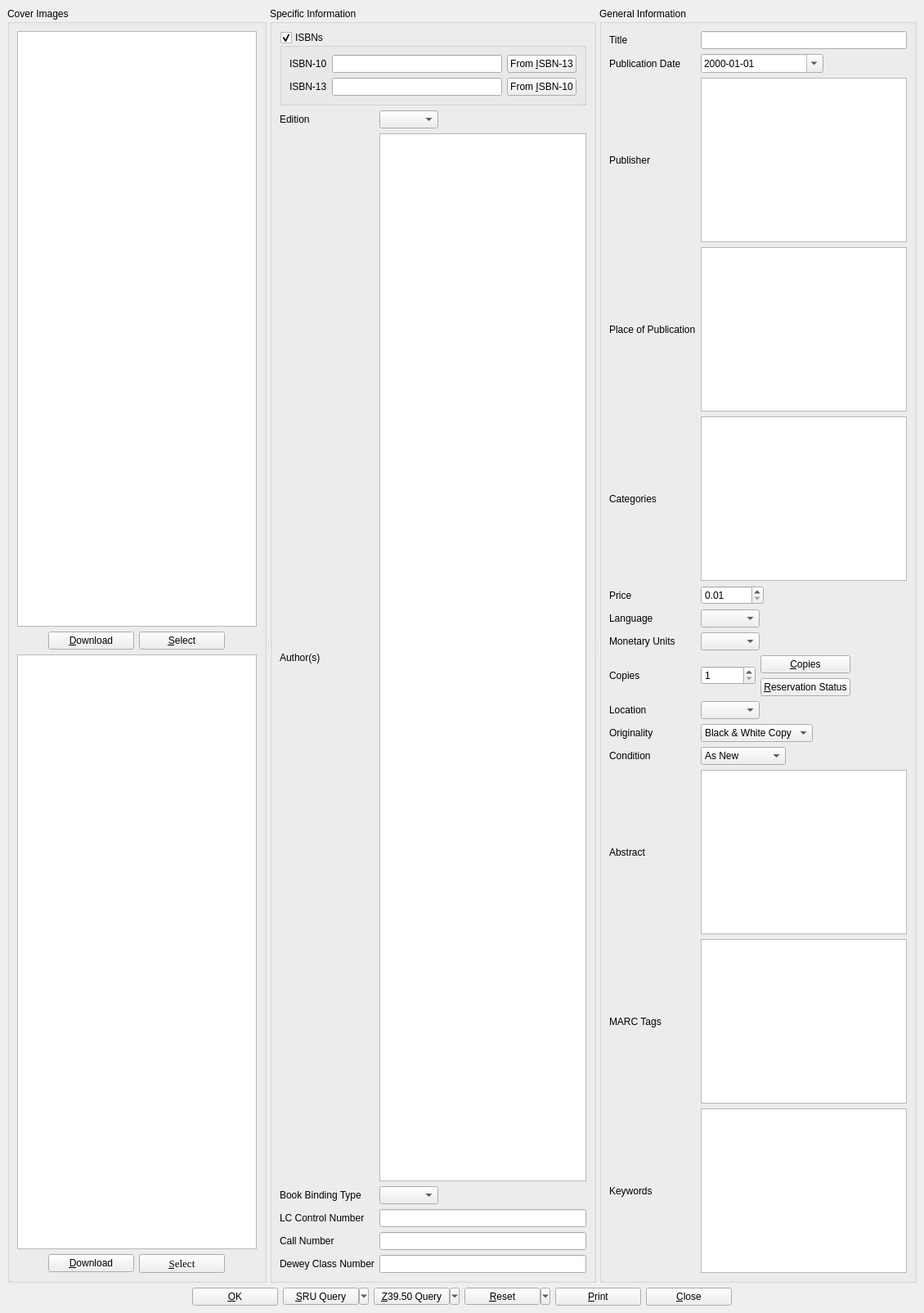
<?xml version="1.0" encoding="UTF-8"?>
<ui version="4.0">
 <class>informationDialog</class>
 <widget class="QMainWindow" name="informationDialog">
  <property name="geometry">
   <rect>
    <x>0</x>
    <y>0</y>
    <width>1130</width>
    <height>1605</height>
   </rect>
  </property>
  <property name="windowTitle">
   <string>BiblioteQ</string>
  </property>
  <property name="windowIcon">
   <iconset resource="../Icons/icons.qrc">
    <normaloff>:/book.png</normaloff>:/book.png</iconset>
  </property>
  <widget class="QWidget" name="centralwidget">
   <layout class="QVBoxLayout">
    <item>
     <widget class="QScrollArea" name="scrollArea">
      <property name="frameShape">
       <enum>QFrame::NoFrame</enum>
      </property>
      <property name="widgetResizable">
       <bool>true</bool>
      </property>
      <widget class="QWidget" name="scrollAreaWidgetContents">
       <property name="geometry">
        <rect>
         <x>0</x>
         <y>0</y>
         <width>1112</width>
         <height>1545</height>
        </rect>
       </property>
       <layout class="QVBoxLayout" name="verticalLayout_2">
        <property name="spacing">
         <number>0</number>
        </property>
        <property name="leftMargin">
         <number>0</number>
        </property>
        <property name="topMargin">
         <number>0</number>
        </property>
        <property name="rightMargin">
         <number>0</number>
        </property>
        <property name="bottomMargin">
         <number>0</number>
        </property>
        <item>
         <widget class="QSplitter" name="splitter">
          <property name="orientation">
           <enum>Qt::Horizontal</enum>
          </property>
          <widget class="QGroupBox" name="coverImages">
           <property name="title">
            <string>Cover Images</string>
           </property>
           <layout class="QVBoxLayout">
            <item>
             <widget class="biblioteq_image_drop_site" name="front_image">
              <property name="minimumSize">
               <size>
                <width>150</width>
                <height>200</height>
               </size>
              </property>
              <property name="toolTip">
               <string>Front Cover Image</string>
              </property>
             </widget>
            </item>
            <item>
             <layout class="QHBoxLayout">
              <item>
               <spacer>
                <property name="orientation">
                 <enum>Qt::Horizontal</enum>
                </property>
                <property name="sizeHint" stdset="0">
                 <size>
                  <width>40</width>
                  <height>20</height>
                 </size>
                </property>
               </spacer>
              </item>
              <item>
               <widget class="QPushButton" name="dwnldFront">
                <property name="minimumSize">
                 <size>
                  <width>105</width>
                  <height>0</height>
                 </size>
                </property>
                <property name="text">
                 <string>&amp;Download</string>
                </property>
                <property name="icon">
                 <iconset resource="../Icons/icons.qrc">
                  <normaloff>:/16x16/down.png</normaloff>:/16x16/down.png</iconset>
                </property>
               </widget>
              </item>
              <item>
               <widget class="QPushButton" name="frontButton">
                <property name="minimumSize">
                 <size>
                  <width>105</width>
                  <height>0</height>
                 </size>
                </property>
                <property name="text">
                 <string>&amp;Select</string>
                </property>
                <property name="icon">
                 <iconset resource="../Icons/icons.qrc">
                  <normaloff>:/16x16/fileopen.png</normaloff>:/16x16/fileopen.png</iconset>
                </property>
               </widget>
              </item>
              <item>
               <spacer>
                <property name="orientation">
                 <enum>Qt::Horizontal</enum>
                </property>
                <property name="sizeHint" stdset="0">
                 <size>
                  <width>40</width>
                  <height>20</height>
                 </size>
                </property>
               </spacer>
              </item>
             </layout>
            </item>
            <item>
             <widget class="biblioteq_image_drop_site" name="back_image">
              <property name="minimumSize">
               <size>
                <width>150</width>
                <height>200</height>
               </size>
              </property>
              <property name="toolTip">
               <string>Back Cover Image</string>
              </property>
             </widget>
            </item>
            <item>
             <layout class="QHBoxLayout">
              <item>
               <spacer>
                <property name="orientation">
                 <enum>Qt::Horizontal</enum>
                </property>
                <property name="sizeHint" stdset="0">
                 <size>
                  <width>40</width>
                  <height>20</height>
                 </size>
                </property>
               </spacer>
              </item>
              <item>
               <widget class="QPushButton" name="dwnldBack">
                <property name="minimumSize">
                 <size>
                  <width>105</width>
                  <height>0</height>
                 </size>
                </property>
                <property name="text">
                 <string>&amp;Download</string>
                </property>
                <property name="icon">
                 <iconset resource="../Icons/icons.qrc">
                  <normaloff>:/16x16/down.png</normaloff>:/16x16/down.png</iconset>
                </property>
               </widget>
              </item>
              <item>
               <widget class="QPushButton" name="backButton">
                <property name="minimumSize">
                 <size>
                  <width>105</width>
                  <height>0</height>
                 </size>
                </property>
                <property name="font">
                 <font>
                  <family>Times</family>
                  <pointsize>10</pointsize>
                 </font>
                </property>
                <property name="text">
                 <string>&amp;Select</string>
                </property>
                <property name="icon">
                 <iconset resource="../Icons/icons.qrc">
                  <normaloff>:/16x16/fileopen.png</normaloff>:/16x16/fileopen.png</iconset>
                </property>
               </widget>
              </item>
              <item>
               <spacer>
                <property name="orientation">
                 <enum>Qt::Horizontal</enum>
                </property>
                <property name="sizeHint" stdset="0">
                 <size>
                  <width>40</width>
                  <height>20</height>
                 </size>
                </property>
               </spacer>
              </item>
             </layout>
            </item>
           </layout>
          </widget>
          <widget class="QGroupBox" name="specificGroup">
           <property name="title">
            <string>Specific Information</string>
           </property>
           <layout class="QVBoxLayout" name="verticalLayout">
            <item>
             <widget class="QGroupBox" name="isbnAvailableCheckBox">
              <property name="title">
               <string>ISBNs</string>
              </property>
              <property name="checkable">
               <bool>true</bool>
              </property>
              <layout class="QGridLayout" name="gridLayout_2">
               <item row="0" column="0">
                <widget class="QLabel" name="label">
                 <property name="text">
                  <string>ISBN-10</string>
                 </property>
                </widget>
               </item>
               <item row="0" column="1">
                <layout class="QHBoxLayout" name="horizontalLayout">
                 <item>
                  <widget class="QLineEdit" name="id">
                   <property name="maxLength">
                    <number>32</number>
                   </property>
                  </widget>
                 </item>
                 <item>
                  <widget class="QPushButton" name="isbn13to10">
                   <property name="text">
                    <string>From &amp;ISBN-13</string>
                   </property>
                   <property name="icon">
                    <iconset resource="../Icons/icons.qrc">
                     <normaloff>:/16x16/convert.png</normaloff>:/16x16/convert.png</iconset>
                   </property>
                  </widget>
                 </item>
                </layout>
               </item>
               <item row="1" column="0">
                <widget class="QLabel" name="label_11">
                 <property name="text">
                  <string>ISBN-13</string>
                 </property>
                </widget>
               </item>
               <item row="1" column="1">
                <layout class="QHBoxLayout" name="horizontalLayout_3">
                 <item>
                  <widget class="QLineEdit" name="isbn13">
                   <property name="maxLength">
                    <number>32</number>
                   </property>
                  </widget>
                 </item>
                 <item>
                  <widget class="QPushButton" name="isbn10to13">
                   <property name="text">
                    <string>From &amp;ISBN-10</string>
                   </property>
                   <property name="icon">
                    <iconset resource="../Icons/icons.qrc">
                     <normaloff>:/16x16/convert.png</normaloff>:/16x16/convert.png</iconset>
                   </property>
                  </widget>
                 </item>
                </layout>
               </item>
              </layout>
             </widget>
            </item>
            <item>
             <layout class="QGridLayout" name="gridLayout">
              <item row="0" column="0">
               <widget class="QLabel" name="label_5">
                <property name="text">
                 <string>Edition</string>
                </property>
               </widget>
              </item>
              <item row="0" column="1">
               <layout class="QHBoxLayout">
                <item>
                 <widget class="QComboBox" name="edition">
                  <property name="autoFillBackground">
                   <bool>false</bool>
                  </property>
                  <property name="sizeAdjustPolicy">
                   <enum>QComboBox::AdjustToContents</enum>
                  </property>
                 </widget>
                </item>
                <item>
                 <spacer>
                  <property name="orientation">
                   <enum>Qt::Horizontal</enum>
                  </property>
                  <property name="sizeHint" stdset="0">
                   <size>
                    <width>40</width>
                    <height>20</height>
                   </size>
                  </property>
                 </spacer>
                </item>
               </layout>
              </item>
              <item row="1" column="0">
               <widget class="QLabel" name="label_6">
                <property name="text">
                 <string>Author(s)</string>
                </property>
               </widget>
              </item>
              <item row="1" column="1">
               <widget class="biblioteq_hyperlinked_text_edit" name="author">
                <property name="readOnly">
                 <bool>false</bool>
                </property>
                <property name="textInteractionFlags">
                 <set>Qt::LinksAccessibleByKeyboard|Qt::LinksAccessibleByMouse|Qt::TextBrowserInteraction|Qt::TextEditable|Qt::TextEditorInteraction|Qt::TextSelectableByKeyboard|Qt::TextSelectableByMouse</set>
                </property>
                <property name="openLinks">
                 <bool>false</bool>
                </property>
               </widget>
              </item>
              <item row="2" column="0">
               <widget class="QLabel" name="label_9">
                <property name="text">
                 <string>Book Binding Type</string>
                </property>
               </widget>
              </item>
              <item row="2" column="1">
               <layout class="QHBoxLayout">
                <item>
                 <widget class="QComboBox" name="binding">
                  <property name="layoutDirection">
                   <enum>Qt::LeftToRight</enum>
                  </property>
                  <property name="sizeAdjustPolicy">
                   <enum>QComboBox::AdjustToContents</enum>
                  </property>
                  <property name="frame">
                   <bool>true</bool>
                  </property>
                 </widget>
                </item>
                <item>
                 <spacer>
                  <property name="orientation">
                   <enum>Qt::Horizontal</enum>
                  </property>
                  <property name="sizeHint" stdset="0">
                   <size>
                    <width>40</width>
                    <height>20</height>
                   </size>
                  </property>
                 </spacer>
                </item>
               </layout>
              </item>
              <item row="3" column="0">
               <widget class="QLabel" name="label_12">
                <property name="text">
                 <string>LC Control Number</string>
                </property>
               </widget>
              </item>
              <item row="3" column="1">
               <widget class="QLineEdit" name="lcnum">
                <property name="maxLength">
                 <number>64</number>
                </property>
               </widget>
              </item>
              <item row="4" column="0">
               <widget class="QLabel" name="label_17">
                <property name="text">
                 <string>Call Number</string>
                </property>
               </widget>
              </item>
              <item row="4" column="1">
               <widget class="QLineEdit" name="callnum">
                <property name="maxLength">
                 <number>64</number>
                </property>
               </widget>
              </item>
              <item row="5" column="0">
               <widget class="QLabel" name="label_18">
                <property name="text">
                 <string>Dewey Class Number</string>
                </property>
               </widget>
              </item>
              <item row="5" column="1">
               <widget class="QLineEdit" name="deweynum">
                <property name="maxLength">
                 <number>64</number>
                </property>
               </widget>
              </item>
             </layout>
            </item>
           </layout>
          </widget>
          <widget class="QGroupBox" name="generalGroup">
           <property name="title">
            <string>General Information</string>
           </property>
           <layout class="QGridLayout">
            <item row="6" column="0">
             <widget class="QLabel" name="label_3">
              <property name="text">
               <string>Language</string>
              </property>
             </widget>
            </item>
            <item row="6" column="1">
             <layout class="QHBoxLayout">
              <item>
               <widget class="QComboBox" name="language">
                <property name="sizeAdjustPolicy">
                 <enum>QComboBox::AdjustToContents</enum>
                </property>
               </widget>
              </item>
              <item>
               <spacer>
                <property name="orientation">
                 <enum>Qt::Horizontal</enum>
                </property>
                <property name="sizeHint" stdset="0">
                 <size>
                  <width>40</width>
                  <height>20</height>
                 </size>
                </property>
               </spacer>
              </item>
             </layout>
            </item>
            <item row="0" column="1">
             <widget class="QLineEdit" name="title"/>
            </item>
            <item row="1" column="0">
             <widget class="QLabel" name="label_13">
              <property name="text">
               <string>Publication Date</string>
              </property>
             </widget>
            </item>
            <item row="1" column="1">
             <layout class="QHBoxLayout">
              <item>
               <widget class="QDateEdit" name="publication_date">
                <property name="sizePolicy">
                 <sizepolicy hsizetype="Expanding" vsizetype="Fixed">
                  <horstretch>0</horstretch>
                  <verstretch>0</verstretch>
                 </sizepolicy>
                </property>
                <property name="minimumSize">
                 <size>
                  <width>150</width>
                  <height>0</height>
                 </size>
                </property>
                <property name="displayFormat">
                 <string>yyyy-MM-dd</string>
                </property>
                <property name="calendarPopup">
                 <bool>true</bool>
                </property>
               </widget>
              </item>
              <item>
               <spacer>
                <property name="orientation">
                 <enum>Qt::Horizontal</enum>
                </property>
                <property name="sizeHint" stdset="0">
                 <size>
                  <width>40</width>
                  <height>20</height>
                 </size>
                </property>
               </spacer>
              </item>
             </layout>
            </item>
            <item row="2" column="0">
             <widget class="QLabel" name="label_14">
              <property name="text">
               <string>Publisher</string>
              </property>
             </widget>
            </item>
            <item row="2" column="1">
             <widget class="biblioteq_hyperlinked_text_edit" name="publisher">
              <property name="verticalScrollBarPolicy">
               <enum>Qt::ScrollBarAlwaysOff</enum>
              </property>
              <property name="horizontalScrollBarPolicy">
               <enum>Qt::ScrollBarAlwaysOff</enum>
              </property>
              <property name="tabChangesFocus">
               <bool>true</bool>
              </property>
              <property name="readOnly">
               <bool>false</bool>
              </property>
              <property name="textInteractionFlags">
               <set>Qt::LinksAccessibleByKeyboard|Qt::LinksAccessibleByMouse|Qt::TextBrowserInteraction|Qt::TextEditable|Qt::TextEditorInteraction|Qt::TextSelectableByKeyboard|Qt::TextSelectableByMouse</set>
              </property>
              <property name="openLinks">
               <bool>false</bool>
              </property>
             </widget>
            </item>
            <item row="4" column="0">
             <widget class="QLabel" name="label_15">
              <property name="text">
               <string>Categories</string>
              </property>
             </widget>
            </item>
            <item row="5" column="0">
             <widget class="QLabel" name="label_16">
              <property name="text">
               <string>Price</string>
              </property>
             </widget>
            </item>
            <item row="5" column="1">
             <widget class="QDoubleSpinBox" name="price">
              <property name="sizePolicy">
               <sizepolicy hsizetype="Fixed" vsizetype="Fixed">
                <horstretch>0</horstretch>
                <verstretch>0</verstretch>
               </sizepolicy>
              </property>
              <property name="minimum">
               <double>0.010000000000000</double>
              </property>
              <property name="maximum">
               <double>10000.000000000000000</double>
              </property>
              <property name="singleStep">
               <double>0.010000000000000</double>
              </property>
              <property name="value">
               <double>0.010000000000000</double>
              </property>
             </widget>
            </item>
            <item row="7" column="0">
             <widget class="QLabel" name="label_4">
              <property name="text">
               <string>Monetary Units</string>
              </property>
             </widget>
            </item>
            <item row="7" column="1">
             <widget class="QComboBox" name="monetary_units">
              <property name="sizePolicy">
               <sizepolicy hsizetype="Fixed" vsizetype="Fixed">
                <horstretch>0</horstretch>
                <verstretch>0</verstretch>
               </sizepolicy>
              </property>
              <property name="sizeAdjustPolicy">
               <enum>QComboBox::AdjustToContents</enum>
              </property>
             </widget>
            </item>
            <item row="8" column="1">
             <layout class="QHBoxLayout">
              <item>
               <widget class="QSpinBox" name="quantity">
                <property name="minimum">
                 <number>1</number>
                </property>
                <property name="maximum">
                 <number>999999999</number>
                </property>
                <property name="value">
                 <number>1</number>
                </property>
               </widget>
              </item>
              <item>
               <layout class="QGridLayout">
                <item row="0" column="0">
                 <widget class="QPushButton" name="copiesButton">
                  <property name="text">
                   <string>&amp;Copies</string>
                  </property>
                  <property name="icon">
                   <iconset resource="../Icons/icons.qrc">
                    <normaloff>:/16x16/editcopy.png</normaloff>:/16x16/editcopy.png</iconset>
                  </property>
                 </widget>
                </item>
                <item row="1" column="0">
                 <widget class="QPushButton" name="showUserButton">
                  <property name="text">
                   <string>&amp;Reservation Status</string>
                  </property>
                  <property name="icon">
                   <iconset resource="../Icons/icons.qrc">
                    <normaloff>:/16x16/members.png</normaloff>:/16x16/members.png</iconset>
                  </property>
                 </widget>
                </item>
               </layout>
              </item>
              <item>
               <spacer>
                <property name="orientation">
                 <enum>Qt::Horizontal</enum>
                </property>
                <property name="sizeHint" stdset="0">
                 <size>
                  <width>40</width>
                  <height>20</height>
                 </size>
                </property>
               </spacer>
              </item>
             </layout>
            </item>
            <item row="9" column="0">
             <widget class="QLabel" name="label_10">
              <property name="text">
               <string>Location</string>
              </property>
             </widget>
            </item>
            <item row="9" column="1">
             <layout class="QHBoxLayout">
              <item>
               <widget class="QComboBox" name="location">
                <property name="sizeAdjustPolicy">
                 <enum>QComboBox::AdjustToContents</enum>
                </property>
               </widget>
              </item>
              <item>
               <spacer>
                <property name="orientation">
                 <enum>Qt::Horizontal</enum>
                </property>
                <property name="sizeHint" stdset="0">
                 <size>
                  <width>40</width>
                  <height>20</height>
                 </size>
                </property>
               </spacer>
              </item>
             </layout>
            </item>
            <item row="12" column="0">
             <widget class="QLabel" name="label_7">
              <property name="text">
               <string>Abstract</string>
              </property>
             </widget>
            </item>
            <item row="12" column="1">
             <widget class="QTextEdit" name="description">
              <property name="tabChangesFocus">
               <bool>true</bool>
              </property>
              <property name="acceptRichText">
               <bool>false</bool>
              </property>
             </widget>
            </item>
            <item row="4" column="1">
             <widget class="biblioteq_hyperlinked_text_edit" name="category">
              <property name="tabChangesFocus">
               <bool>true</bool>
              </property>
              <property name="readOnly">
               <bool>false</bool>
              </property>
              <property name="textInteractionFlags">
               <set>Qt::LinksAccessibleByKeyboard|Qt::LinksAccessibleByMouse|Qt::TextBrowserInteraction|Qt::TextEditable|Qt::TextEditorInteraction|Qt::TextSelectableByKeyboard|Qt::TextSelectableByMouse</set>
              </property>
              <property name="openLinks">
               <bool>false</bool>
              </property>
             </widget>
            </item>
            <item row="3" column="0">
             <widget class="QLabel" name="label_20">
              <property name="text">
               <string>Place of Publication</string>
              </property>
             </widget>
            </item>
            <item row="3" column="1">
             <widget class="biblioteq_hyperlinked_text_edit" name="place">
              <property name="tabChangesFocus">
               <bool>true</bool>
              </property>
              <property name="textInteractionFlags">
               <set>Qt::LinksAccessibleByKeyboard|Qt::LinksAccessibleByMouse|Qt::TextBrowserInteraction|Qt::TextEditable|Qt::TextEditorInteraction|Qt::TextSelectableByKeyboard|Qt::TextSelectableByMouse</set>
              </property>
              <property name="openLinks">
               <bool>false</bool>
              </property>
             </widget>
            </item>
            <item row="8" column="0">
             <widget class="QLabel" name="label_8">
              <property name="text">
               <string>Copies</string>
              </property>
             </widget>
            </item>
            <item row="0" column="0">
             <widget class="QLabel" name="label_2">
              <property name="text">
               <string>Title</string>
              </property>
             </widget>
            </item>
            <item row="13" column="0">
             <widget class="QLabel" name="label_19">
              <property name="text">
               <string>MARC Tags</string>
              </property>
             </widget>
            </item>
            <item row="13" column="1">
             <widget class="QTextEdit" name="marc_tags">
              <property name="tabChangesFocus">
               <bool>true</bool>
              </property>
              <property name="acceptRichText">
               <bool>false</bool>
              </property>
             </widget>
            </item>
            <item row="14" column="1">
             <widget class="biblioteq_hyperlinked_text_edit" name="keyword">
              <property name="tabChangesFocus">
               <bool>true</bool>
              </property>
              <property name="readOnly">
               <bool>false</bool>
              </property>
              <property name="textInteractionFlags">
               <set>Qt::LinksAccessibleByKeyboard|Qt::LinksAccessibleByMouse|Qt::TextBrowserInteraction|Qt::TextEditable|Qt::TextEditorInteraction|Qt::TextSelectableByKeyboard|Qt::TextSelectableByMouse</set>
              </property>
              <property name="openLinks">
               <bool>false</bool>
              </property>
             </widget>
            </item>
            <item row="14" column="0">
             <widget class="QLabel" name="label_21">
              <property name="text">
               <string>Keywords</string>
              </property>
             </widget>
            </item>
            <item row="10" column="0">
             <widget class="QLabel" name="label_22">
              <property name="text">
               <string>Originality</string>
              </property>
             </widget>
            </item>
            <item row="10" column="1">
             <layout class="QHBoxLayout" name="_2">
              <item>
               <widget class="QComboBox" name="originality">
                <property name="sizeAdjustPolicy">
                 <enum>QComboBox::AdjustToContents</enum>
                </property>
                <item>
                 <property name="text">
                  <string>Black &amp; White Copy</string>
                 </property>
                </item>
                <item>
                 <property name="text">
                  <string>Color Copy</string>
                 </property>
                </item>
                <item>
                 <property name="text">
                  <string>Original</string>
                 </property>
                </item>
               </widget>
              </item>
              <item>
               <spacer>
                <property name="orientation">
                 <enum>Qt::Horizontal</enum>
                </property>
                <property name="sizeHint" stdset="0">
                 <size>
                  <width>40</width>
                  <height>20</height>
                 </size>
                </property>
               </spacer>
              </item>
             </layout>
            </item>
            <item row="11" column="0">
             <widget class="QLabel" name="label_23">
              <property name="text">
               <string>Condition</string>
              </property>
             </widget>
            </item>
            <item row="11" column="1">
             <layout class="QHBoxLayout" name="horizontalLayout_2">
              <item>
               <widget class="QComboBox" name="condition">
                <property name="sizeAdjustPolicy">
                 <enum>QComboBox::AdjustToContents</enum>
                </property>
                <item>
                 <property name="text">
                  <string>As New</string>
                 </property>
                </item>
                <item>
                 <property name="text">
                  <string>Binding Copy</string>
                 </property>
                </item>
                <item>
                 <property name="text">
                  <string>Book Club</string>
                 </property>
                </item>
                <item>
                 <property name="text">
                  <string>Ex-Library</string>
                 </property>
                </item>
                <item>
                 <property name="text">
                  <string>Fair</string>
                 </property>
                </item>
                <item>
                 <property name="text">
                  <string>Fine</string>
                 </property>
                </item>
                <item>
                 <property name="text">
                  <string>Good</string>
                 </property>
                </item>
                <item>
                 <property name="text">
                  <string>Poor</string>
                 </property>
                </item>
                <item>
                 <property name="text">
                  <string>Very Good</string>
                 </property>
                </item>
               </widget>
              </item>
              <item>
               <spacer name="spacer">
                <property name="orientation">
                 <enum>Qt::Horizontal</enum>
                </property>
                <property name="sizeHint" stdset="0">
                 <size>
                  <width>40</width>
                  <height>20</height>
                 </size>
                </property>
               </spacer>
              </item>
             </layout>
            </item>
           </layout>
          </widget>
         </widget>
        </item>
       </layout>
      </widget>
     </widget>
    </item>
    <item>
     <layout class="QHBoxLayout">
      <item>
       <spacer>
        <property name="orientation">
         <enum>Qt::Horizontal</enum>
        </property>
        <property name="sizeHint" stdset="0">
         <size>
          <width>40</width>
          <height>20</height>
         </size>
        </property>
       </spacer>
      </item>
      <item>
       <widget class="QPushButton" name="okButton">
        <property name="sizePolicy">
         <sizepolicy hsizetype="Fixed" vsizetype="Fixed">
          <horstretch>0</horstretch>
          <verstretch>0</verstretch>
         </sizepolicy>
        </property>
        <property name="minimumSize">
         <size>
          <width>105</width>
          <height>0</height>
         </size>
        </property>
        <property name="text">
         <string>&amp;OK</string>
        </property>
        <property name="icon">
         <iconset resource="../Icons/icons.qrc">
          <normaloff>:/16x16/ok.png</normaloff>:/16x16/ok.png</iconset>
        </property>
       </widget>
      </item>
      <item>
       <widget class="QToolButton" name="sruQueryButton">
        <property name="minimumSize">
         <size>
          <width>105</width>
          <height>0</height>
         </size>
        </property>
        <property name="text">
         <string>&amp;SRU Query</string>
        </property>
        <property name="popupMode">
         <enum>QToolButton::MenuButtonPopup</enum>
        </property>
       </widget>
      </item>
      <item>
       <widget class="QToolButton" name="z3950QueryButton">
        <property name="minimumSize">
         <size>
          <width>105</width>
          <height>0</height>
         </size>
        </property>
        <property name="text">
         <string>&amp;Z39.50 Query</string>
        </property>
        <property name="popupMode">
         <enum>QToolButton::MenuButtonPopup</enum>
        </property>
       </widget>
      </item>
      <item>
       <widget class="QToolButton" name="resetButton">
        <property name="minimumSize">
         <size>
          <width>105</width>
          <height>0</height>
         </size>
        </property>
        <property name="text">
         <string>&amp;Reset</string>
        </property>
        <property name="popupMode">
         <enum>QToolButton::MenuButtonPopup</enum>
        </property>
       </widget>
      </item>
      <item>
       <widget class="QPushButton" name="printButton">
        <property name="minimumSize">
         <size>
          <width>105</width>
          <height>0</height>
         </size>
        </property>
        <property name="text">
         <string>&amp;Print</string>
        </property>
        <property name="icon">
         <iconset resource="../Icons/icons.qrc">
          <normaloff>:/16x16/fileprint.png</normaloff>:/16x16/fileprint.png</iconset>
        </property>
       </widget>
      </item>
      <item>
       <widget class="QPushButton" name="cancelButton">
        <property name="minimumSize">
         <size>
          <width>105</width>
          <height>0</height>
         </size>
        </property>
        <property name="text">
         <string>&amp;Close</string>
        </property>
        <property name="icon">
         <iconset resource="../Icons/icons.qrc">
          <normaloff>:/16x16/cancel.png</normaloff>:/16x16/cancel.png</iconset>
        </property>
       </widget>
      </item>
      <item>
       <spacer>
        <property name="orientation">
         <enum>Qt::Horizontal</enum>
        </property>
        <property name="sizeHint" stdset="0">
         <size>
          <width>40</width>
          <height>20</height>
         </size>
        </property>
       </spacer>
      </item>
     </layout>
    </item>
   </layout>
  </widget>
 </widget>
 <customwidgets>
  <customwidget>
   <class>biblioteq_image_drop_site</class>
   <extends>QGraphicsView</extends>
   <header>biblioteq_image_drop_site.h</header>
  </customwidget>
  <customwidget>
   <class>biblioteq_hyperlinked_text_edit</class>
   <extends>QTextBrowser</extends>
   <header>biblioteq_hyperlinked_text_edit.h</header>
  </customwidget>
 </customwidgets>
 <tabstops>
  <tabstop>scrollArea</tabstop>
  <tabstop>front_image</tabstop>
  <tabstop>dwnldFront</tabstop>
  <tabstop>frontButton</tabstop>
  <tabstop>back_image</tabstop>
  <tabstop>dwnldBack</tabstop>
  <tabstop>backButton</tabstop>
  <tabstop>isbnAvailableCheckBox</tabstop>
  <tabstop>id</tabstop>
  <tabstop>isbn13to10</tabstop>
  <tabstop>isbn13</tabstop>
  <tabstop>isbn10to13</tabstop>
  <tabstop>edition</tabstop>
  <tabstop>author</tabstop>
  <tabstop>binding</tabstop>
  <tabstop>lcnum</tabstop>
  <tabstop>callnum</tabstop>
  <tabstop>deweynum</tabstop>
  <tabstop>title</tabstop>
  <tabstop>publication_date</tabstop>
  <tabstop>publisher</tabstop>
  <tabstop>place</tabstop>
  <tabstop>category</tabstop>
  <tabstop>price</tabstop>
  <tabstop>language</tabstop>
  <tabstop>monetary_units</tabstop>
  <tabstop>quantity</tabstop>
  <tabstop>copiesButton</tabstop>
  <tabstop>showUserButton</tabstop>
  <tabstop>location</tabstop>
  <tabstop>originality</tabstop>
  <tabstop>condition</tabstop>
  <tabstop>description</tabstop>
  <tabstop>marc_tags</tabstop>
  <tabstop>keyword</tabstop>
  <tabstop>okButton</tabstop>
  <tabstop>sruQueryButton</tabstop>
  <tabstop>z3950QueryButton</tabstop>
  <tabstop>resetButton</tabstop>
  <tabstop>printButton</tabstop>
  <tabstop>cancelButton</tabstop>
 </tabstops>
 <resources>
  <include location="../Icons/icons.qrc"/>
 </resources>
 <connections/>
</ui>
